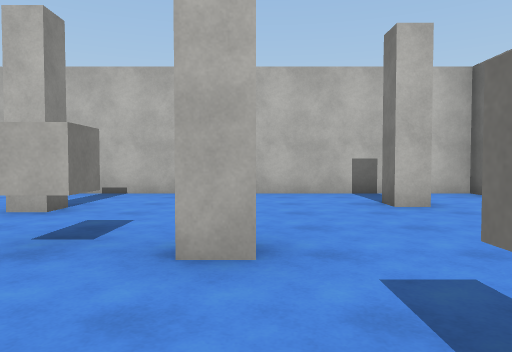
view 1 (above)

12 first-person views from a walk through a 3-D level made in the Unity game engine. The camera is 1.2 m above the floor, tilts 2° down and sees 70° across. The floor is counted in squares, 2 m on a side. Each view is taken from the middle of a square. On the plan, view 1 faces up. The plan holds only what a view shows up to about 10 squares ahead; the rest is blank. Surface patterns are stand-ins for the level's own textures.

view 2
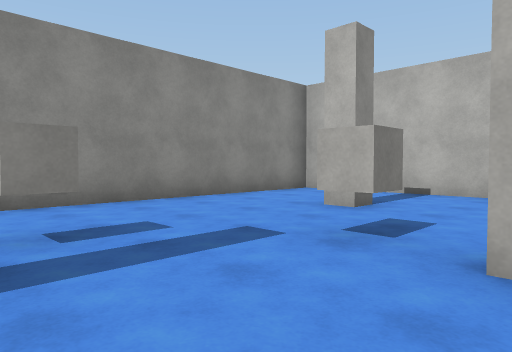

view 3
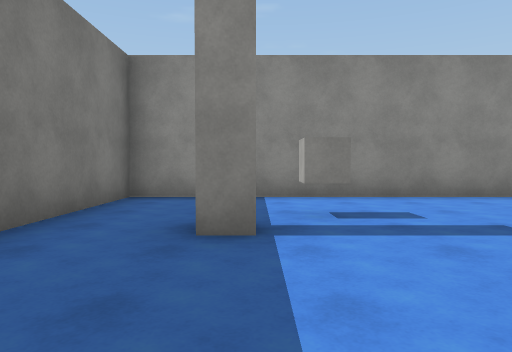

view 4
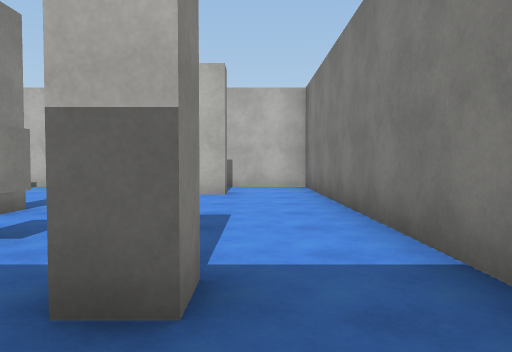

view 5
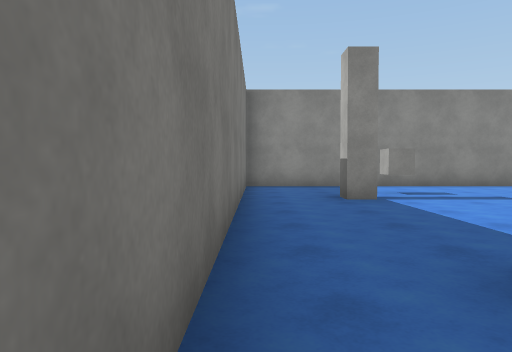

view 6
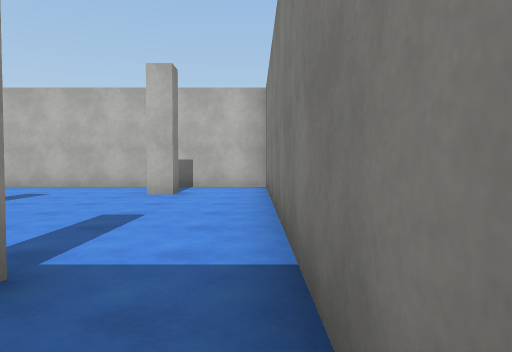

view 7
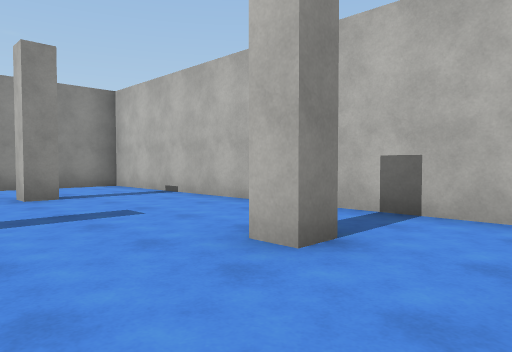

view 8
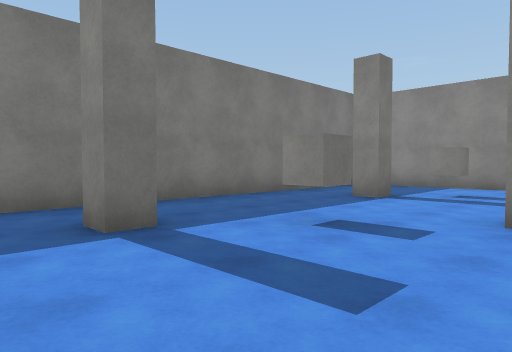

view 9
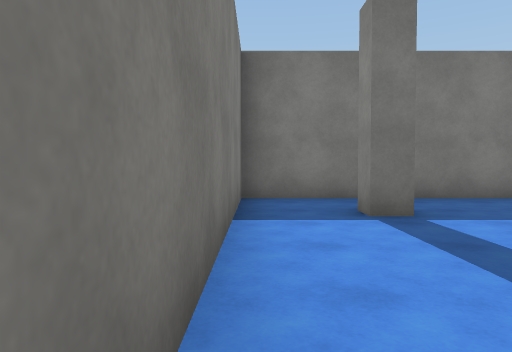

view 10
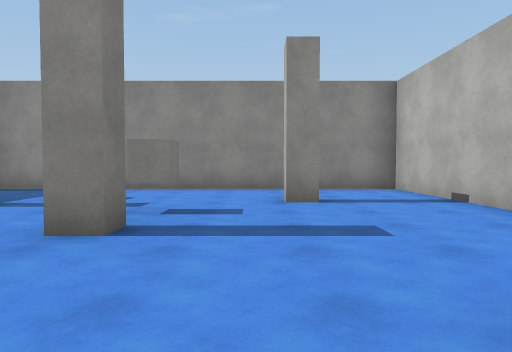

view 11
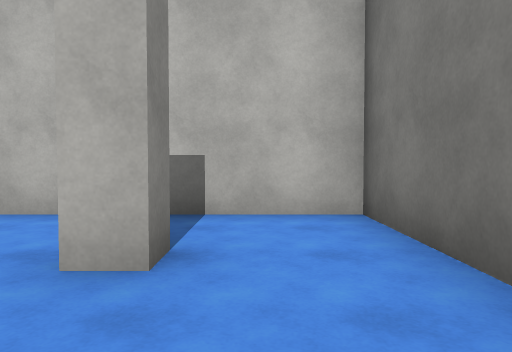

view 12
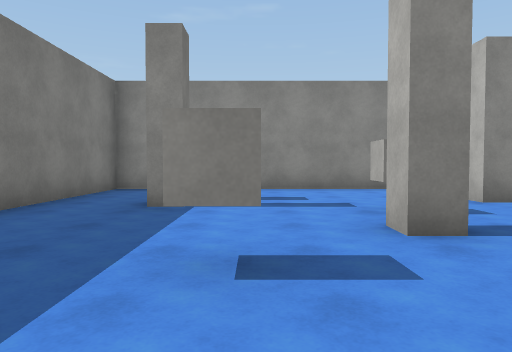

### Floor plan
Points are (right, up) in squares from view 1. A wall is a line through its corners. A room is listed if a view was taken in it or the views show most of it. See-through windows are left out.
Room 1 (views 1, 2, 3, 4, 5, 6, 7, 8, 9, 10, 11, 12)
walls: (-0.5, 2.8) (0, 2.8) (0, 2.3) (-0.5, 2.3); (-2.6, 5) (-2.6, 4.5) (-3.1, 4.5); (-2.6, -0.1) (-2, -0.1) (-2, -0.6) (-2.6, -0.6); (2.4, 5.6) (2.4, 5) (1.9, 5) (1.9, 5.6); (2.1, -0.1) (2.7, -0.1) (2.7, -0.6) (2.1, -0.6); (-5.5, 7.3) (-5.5, -2.2) (4.3, -2.2) (4.3, 7.3) (-5.5, 7.3)
objects: cube (-3, 1); cube (-2, 3); cube (1, 1)

Positions as (right, up) in squares from view 1, and headings:
1: (0, 0), facing up
2: (0, 0), facing up-left
3: (1, 0), facing left
4: (3, -2), facing up
5: (4, -2), facing left
6: (4, -2), facing up
7: (4, 3), facing up-left
8: (4, 3), facing down-left
9: (4, 4), facing down
10: (3, 4), facing left
11: (3, 3), facing up
12: (3, 1), facing left
